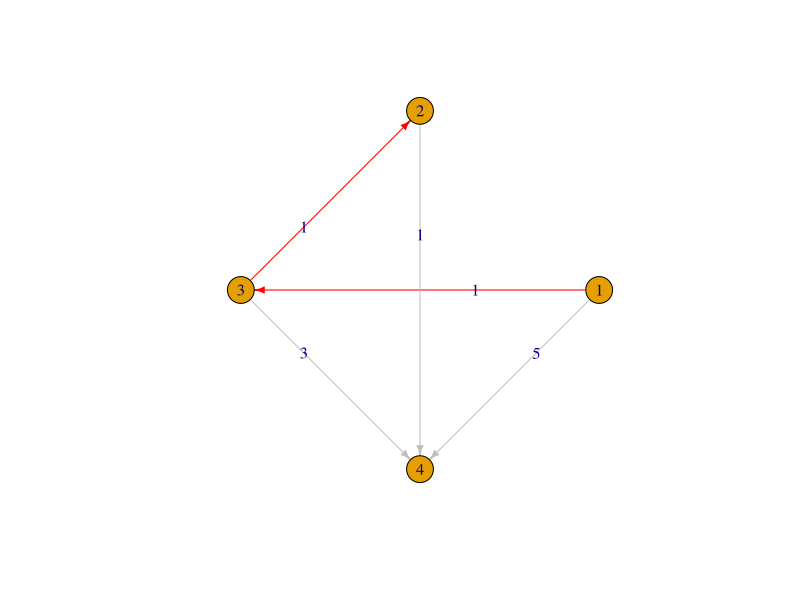
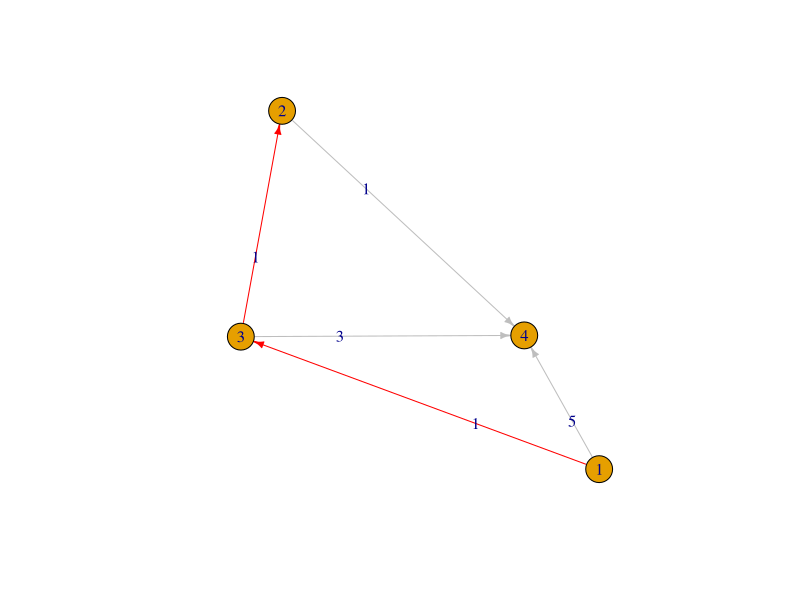

Recreate these plots in R, in order.
# Загрузка пакета
install.packages('igraph')
library('igraph')

# Функция проверки на то, есть ли в принципе путь к вершине и не посещена ли она
Mn <- function(R, expl_v){
  min <- Inf
  m <- ""
  for (i in 1:length(expl_v)){
    if ((R[i] < min) & (expl_v[i] == 0)){
      m <- i
      min <- R[i]
    }
  }
  return(m)
}

Dijkstra <- function(Matr, v1, v2){
  n <- ncol(Matr)
  answer <- list()
  
  # Сканирование входных данных на предмет ошибок
  if (!(v1 %in% (1:n)) || !(v2 %in% (1:n))){
    stop("Такой вершины не существует")
  }
  else if (!(is.numeric(v1) || !(is.numeric(v2)))){
    stop("Вершина должна задаваться числом")
  }
  else if (v1 == v2) {
    stop("Введите разные вершины")
  }
  
  # Длины путей(веса ребёр) от 
  R <- Matr[v1, ]
  
  # expl_v используется для указания того, рёбра от каких вершин мы рассмотрели
  expl_v <- rep(0, n)
  expl_v[v1] <- 1
  
  # на каждой итерации в vis_v записывается те вершины, пути к которым были 
  #доступны из рассматриваемой вершины
  vis_v <- rep(0, n)
  vis_v[(Matr[v1, ] != Inf)] <- v1
  
  # пока количество рассмотренных вершин не равно количеству доступных для 
  #рассмотрения вершин 
  while (sum(expl_v) != length(expl_v)){
    k <- Mn(R, expl_v)
    if (k == "") {
      break
    }
    
    for (i in (1:n)) {
      if (R[i] > (R[k] + Matr[k, i])){
        R[i] <- R[k] + Matr[k, i]
        vis_v[i] <- k
      }
      expl_v[k] <- 1
    }
  }
  
  if (vis_v[v2] != 0){
    path <- v2
    if (vis_v[v2] == v1){
      path <- c(v1, v2)
    }
    else{
      while (vis_v[v2] != v1){
        vis_v[v2] <- vis_v[path[1]]
        path <- c(vis_v[v2], path)
      }
    }
  }
  else{
    path <- Inf
  }
  #Длина пути
  length = R[v2]
  
  # Рисование графика
  set.seed(42)
  g <- Matr
  g[g == Inf] <- 0
  a <- graph.adjacency(g, mode = "directed", weighted = T)
  E(a)$color <- 'grey'
  for(i in 1:(length-1)){
    E(a)[path[i+1]%--%path[i]]$color <- 'red'
  }
  plot(a, edge.label = c(t(g)[t(g) != 0]),
       edge.arrow.size = 0.5, layout = layout_in_circle)
  plot(a, edge.label = c(t(g)[t(g) != 0]), edge.arrow.size = 0.5)
    
  answer <- list(length, path)
  return(answer)
}
#my_data = c(Inf, Inf, 5, 1,
            #Inf, Inf, Inf, 1,
            #Inf, 1, Inf, 3,
            #Inf, Inf, Inf, Inf)


Matr <- matrix(0, nrow = 4, ncol = 4)
Matr[1,] <- c(Inf, Inf, 1, 5)
Matr[2,] <- c(Inf, Inf, Inf, 1)
Matr[3,] <- c(Inf, 1, Inf, 3)
Matr[4,] <- c(Inf, Inf, Inf, Inf)



func_res <- Dijkstra(Matr, 1, 4)
print(func_res)

